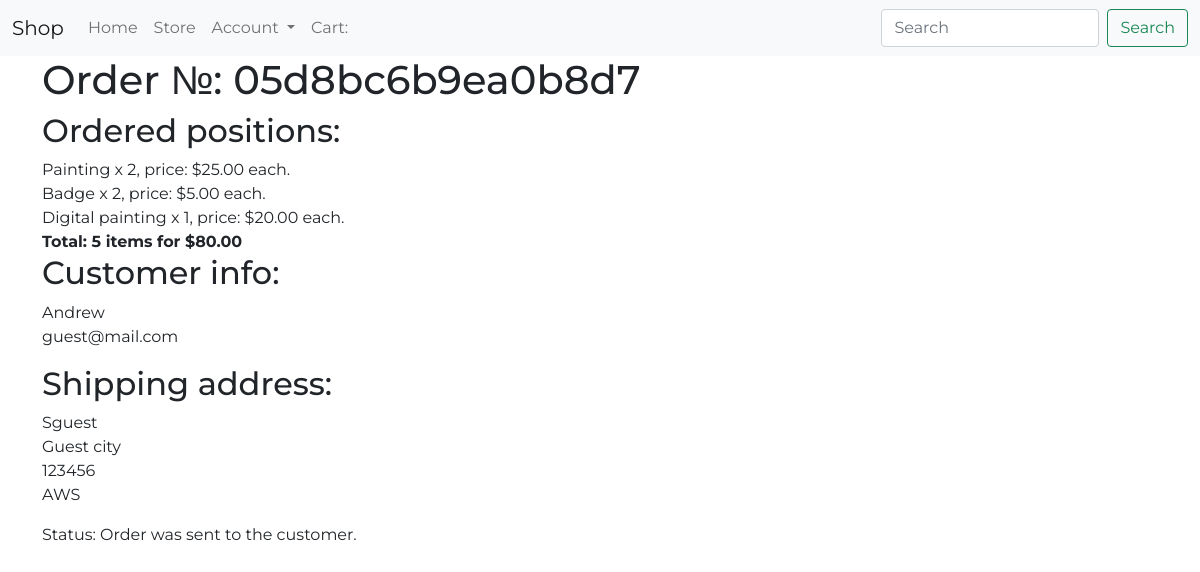
Page /dashboard/order_detail/22/ (signed in) on the committed database.
### store/models.py (models this page shows, shortened)
class Order(models.Model):
    customer = models.ForeignKey(Customer, on_delete=models.SET_NULL, blank=True, null=True)
    date_ordered = models.DateTimeField(auto_now_add=True)
    complete = models.BooleanField(default=False, null=True, blank=False)
    status = models.CharField(max_length=20, default='', null=True, blank=True)
    transaction_id = models.CharField(max_length=200, null=True)
    @property
    def get_cart_total(self):
        orderitems = self.orderitem_set.all()
        total = sum([item.get_total for item in orderitems]) # generator for calculating cart total value
        return total
    @property
    def get_cart_items(self):
        orderitems = self.orderitem_set.all()
        total = sum([item.quantity for item in orderitems])
        return total

class OrderItem(models.Model):
    product = models.ForeignKey(Product, on_delete=models.SET_NULL, blank=True, null=True)
    order = models.ForeignKey(Order, on_delete=models.SET_NULL, blank=True, null=True)
    quantity = models.IntegerField(default=0, null=True,blank=True)
    date_added = models.DateTimeField(auto_now_add=True)
    @property
    def get_total(self):
        total = self.product.price * self.quantity
        return total

class Product(models.Model):
    name = models.CharField(max_length=200)
    description = models.CharField(max_length=400, null=True)
    price = models.DecimalField(max_digits=8, decimal_places=2)
    digital = models.BooleanField(default=False, null=True, blank=False)
    image = models.ImageField(null = True, blank=True)

class Customer(models.Model):
    user = OneToOneField(User, on_delete=models.CASCADE, null=True, blank=True)
    name = models.CharField(max_length=200, null=True, blank=True)
    email = models.EmailField(max_length=200, null=True, blank=True)

class ShippingAddress(models.Model):
    customer = models.ForeignKey(Customer, on_delete=models.SET_NULL, blank=True, null=True)
    order = models.ForeignKey(Order, on_delete=models.SET_NULL, blank=True, null=True)
    address = models.CharField(max_length=200, null=True, blank = True)
    city = models.CharField(max_length=200, null=True, blank = True)
    zipcode = models.CharField(max_length=200, null=True, blank = True)
    state = models.CharField(max_length=200, null=True, blank = True)
    date_added = models.DateTimeField(auto_now_add=True, blank = True)

### dashboard/views.py (the view)
# urls.py: path('order_detail/<int:pk>/', dashboard_views.order_detail, name='order-detail'),
@user_passes_test(lambda u: u.is_staff)
def order_detail(request, pk):
    order = Order.objects.get(pk=pk)
    items = order.orderitem_set.all()
    try:
        shipping_address = ShippingAddress.objects.get(order=order)
        context = {
        'order': order,
        'items': items,
        'shipping_address': shipping_address
    }
    except:
        context = {
        'order': order,
        'items': items
    }
    return render(request, 'dashboard/order_detail.html', context)

### dashboard/templates/dashboard/order_detail.html (shortened to what this page needs)
{% extends 'store/base.html' %}
{% block content %}
<div class="container">
    <h1>Order №: {{order.transaction_id}}</h1>
    <h2>Ordered positions:</h2>
    {% for item in items %}
        {{item.product.name}} x {{item.quantity}}, price: ${{item.product.price}} each.<br>
    {% endfor %}
    <text class="fw-bold">Total: {{order.get_cart_items}} items for ${{order.get_cart_total}}</text>
    <h2>Customer info:</h2>
    <p>{{order.customer.name}}<br>{{order.customer.email}}</p>
    {% if shipping_address %}
        <h2>Shipping address:</h2>
        <p>{{shipping_address.address}}<br>{{shipping_address.city}}<br>
        {{shipping_address.zipcode}}<br>{{shipping_address.state}}<br></p>
    {% else %}
        <text class="fw-bold">Order is digital</text>
    {% endif %}
    <p>Status: {{order.status}}</p>
</div>
{% endblock %}

### store/static/css/main.css (style rules this page uses)
body { font-family: 'Montserrat', sans-serif; }

### rows in the picture
Order: transaction_id "05d8bc6b9ea0b8d7", get_cart_items "5", get_cart_total "80.00", customer.name "Andrew", customer.email "guest@mail.com", status "Order was sent to the customer."
OrderItem: product.name "Painting", quantity "2", product.price "25.00"
OrderItem: product.name "Badge", quantity "2", product.price "5.00"
OrderItem: product.name "Digital painting", quantity "1", product.price "20.00"
ShippingAddress: address "Sguest", city "Guest city", zipcode "123456", state "AWS"
